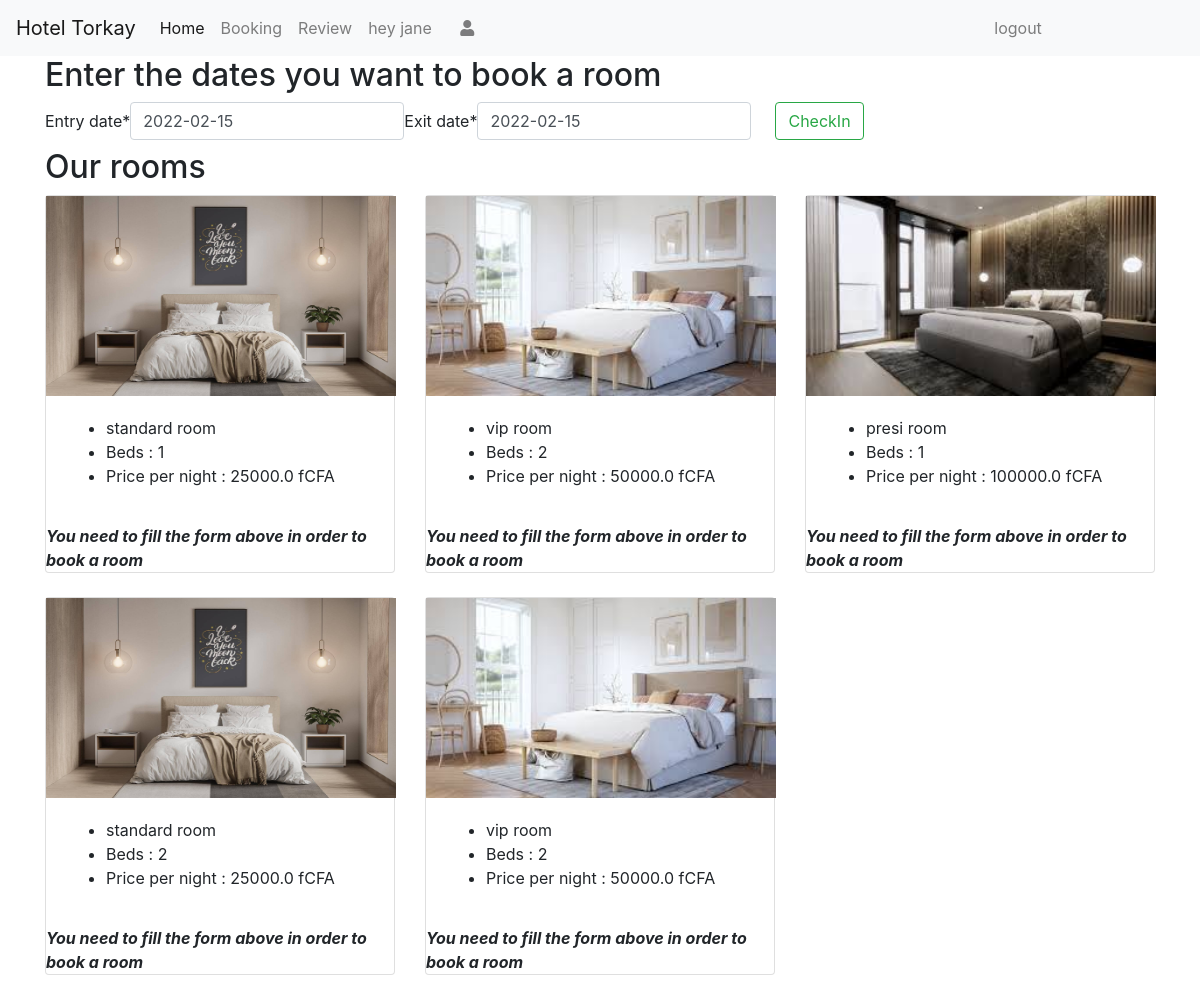
The app's page / (signed in) with its own data.
### visitors/models.py (models this page shows, shortened)
class Room(models.Model):
    categories = (('standard', 'Standard'),
                  ('vip', 'VIP'),
                  ('presi', 'Presidentiel'))
    type = models.CharField(choices=categories, max_length=20)
    beds = models.IntegerField()
    price = models.FloatField()
    image = models.ImageField(upload_to='rooms/')

### visitors/views.py (the view)
# urls.py: path('', views.info, name='info'),
def info(request):
	if request.method== 'POST':
		form = AvailabilityCheckForm(request.POST)
		if form.is_valid():
			date_in = form.cleaned_data['entry_date']
			date_out= form.cleaned_data['exit_date']
			rooms_available = Room.objects.exclude(reservation__entry_date__range=[date_in , date_out]).exclude(reservation__exit_date__range=[ date_in, date_out])
			print(rooms_available)
			context={
				'form': AvailabilityCheckForm(),
				'rooms':rooms_available,
				'dateIN':date_in,
				'dateOUT': date_out
			}
			return render(request, 'info.html', context )
	else:
		context= {
			'form': AvailabilityCheckForm(),
			'rooms': Room.objects.all()
		}
		return render(request, 'info.html', context )

### visitors/forms.py
class AvailabilityCheckForm(forms.Form):
    entry_date = forms.DateField(initial=datetime.today())
    exit_date = forms.DateField(initial=datetime.today())

### templates/info.html (shortened to what this page needs)
{% extends 'base.html' %}
{% load crispy_forms_tags %}
{% block content%}
<div class="container">
<h2>Enter the dates you want to book a room</h2>
<form class='form-inline my-2' method="post">
    {{form|crispy}}
    <input class="btn btn-outline-success ml-4" type="submit" value="CheckIn">
</form>
    <h2> Our rooms </h2>
    <div class="row">
        {% for room in rooms %}
        <div class="col-md-4 mb-4">
            <div class="card">
                <div class="card-img">
                    <img src="{{room.image.url}}" width="350" height="200">
                </div>
                <div class="card-body">
                    <ul>
                        <li class="card-text">{{room.type}} room</li>
                        <li class="card-text">Beds : {{room.beds}}</li>
                        <li class="card-text">Price per night : {{room.price}} fCFA </li>
                    </ul>
                </div>
                {% if dateIN %}<a class="btn btn-outline-primary"  href=" {% url 'reservation' dateIN dateOUT room.id %} ">Book this room</a>
                {% else %} <b><i>You need to fill the form above in order to book a room</i></b>
                {% endif %}
            </div>
        </div>
        {% endfor %}
    </div>
</div>
{% endblock %}

### templates/base.html (shortened to what this page needs)
<!DOCTYPE html>
<html lang="en">
<head>
  <link rel="stylesheet" href="https://stackpath.bootstrapcdn.com/bootstrap/4.4.1/css/bootstrap.min.css"></head>
  <link rel="stylesheet" href="https://use.fontawesome.com/releases/v5.3.1/css/all.css">
<body>
<nav class="navbar navbar-expand-lg navbar-light bg-light">
  <a class="navbar-brand" href="#">Hotel Torkay</a>
  <div class="collapse navbar-collapse" id="navbarSupportedContent">
    <ul class="navbar-nav mr-auto">
      <li class="nav-item active">
        <a class="nav-link" href="{% url 'info'  %}">Home <span class="sr-only">(current)</span></a>
      </li>
      <li class="nav-item">
        <a class="nav-link" href="">Booking</a>
      </li>
      <li class="nav-item">
        <a class="nav-link" href="">Review</a>
      </li>
    {% if user.is_authenticated %}
      <li class="nav-item" >
        <a class="nav-link" href="">hey {{user}}
        {% if user.profile.profile_image %}
    <img src="{{ user.profile.profile_image.url }}" width="30" height="30" >
    {% else %} <i class="fa fa-user mx-4"></i></a>
    {% endif %}
      </li>
    <li class="nav-item " style="margin-left:30em;">
        <a class="nav-link" href="{% url 'logout' %}">logout</a>
      </li>
    {% endif %}
      </ul>
  </div>
</nav>
{% block content %}{% endblock%}
</body>
</html>

### records on screen
Room: image (picture), type "standard", beds "1", price "25000.0"
Room: image (picture), type "vip", beds "2", price "50000.0"
Room: image (picture), type "presi", beds "1", price "100000.0"
Room: image (picture), type "standard", beds "2", price "25000.0"
Room: image (picture), type "vip", beds "2", price "50000.0"

### other values on screen
{{ user }} "jane"
